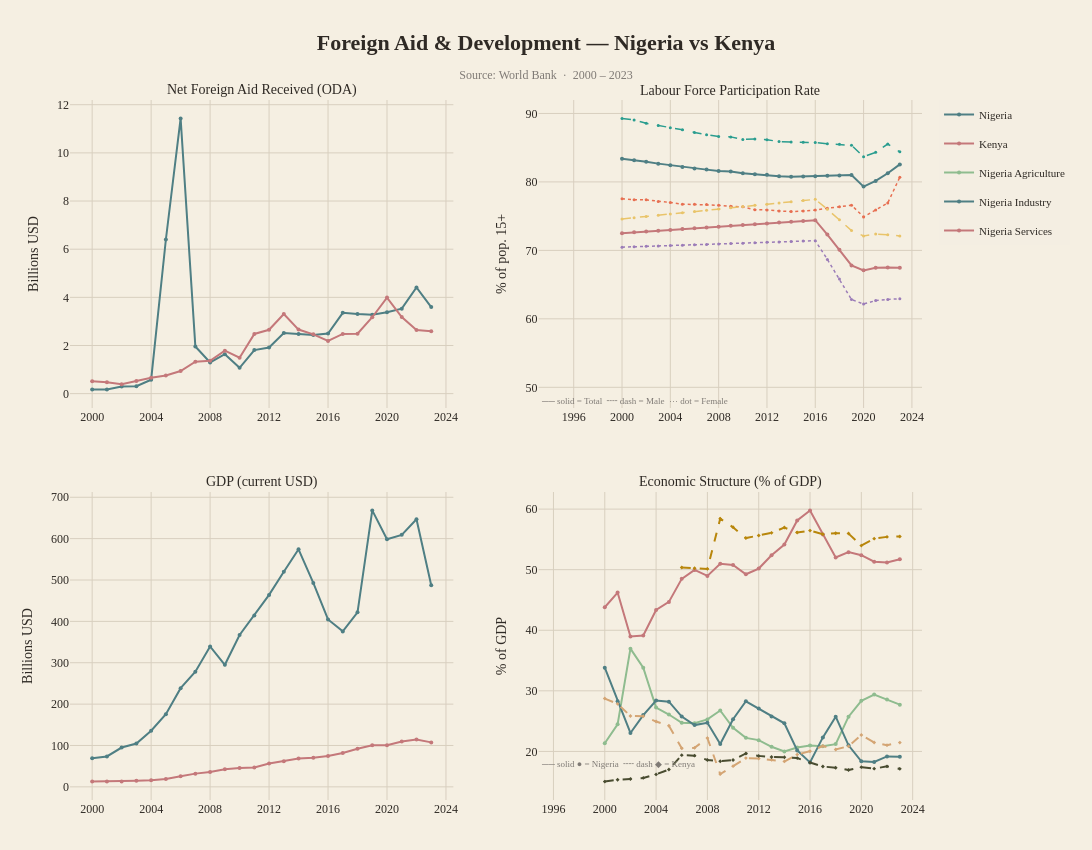

The notebook cell this image was saved under:
### Markdown cell above
# Foreign Aid & Development — Nigeria vs Kenya

Data source: **World Bank** — Indicators API v2 (open access, no key required)  

- **Top-left**: Net ODA Received (foreign aid, billions USD)  
- **Top-right**: Labour Force Participation Rate (% of population 15+)  
- **Bottom-left**: GDP (current USD, billions)  
- **Bottom-right**: Economic Structure (Agriculture / Industry / Services as % of GDP)  

Time range: 2000 – 2023

### Code cell
import requests, time
import pandas as pd
import plotly.graph_objects as go
from plotly.subplots import make_subplots
import os

# ══════════════════════════════════════════════════════════════════════
# Style constants  (warm beige — matching other notebooks)
# ══════════════════════════════════════════════════════════════════════
STYLE = dict(
    background = '#f5efe2',
    text       = '#2f2a25',
    grid       = '#d8cfbf',
    legend_bg  = 'rgba(245,239,226,0.85)',
    font       = 'Georgia',
)

COUNTRIES = {
    'NGA': {'name': 'Nigeria', 'colors': {'main': '#4F7F84', 'male': '#2A9D8F', 'female': '#E76F51',
            'agri': '#8FBC8F', 'industry': '#4F7F84', 'services': '#C4787A'}},
    'KEN': {'name': 'Kenya',   'colors': {'main': '#C4787A', 'male': '#E9C46A', 'female': '#9B7CB8',
            'agri': '#D4A574', 'industry': '#494C30', 'services': '#B8860B'}},
}

DATE_RANGE = '2000:2023'
ISO_CODES  = ';'.join(COUNTRIES.keys())   # NGA;KEN


# ══════════════════════════════════════════════════════════════════════
# Helper: fetch a World Bank indicator (with retries)
# ══════════════════════════════════════════════════════════════════════
def wb_fetch(indicator: str, value_col: str, retries: int = 3) -> pd.DataFrame:
    url = f'https://api.worldbank.org/v2/country/{ISO_CODES}/indicator/{indicator}'
    rows = []
    page = 1
    while True:
        for attempt in range(retries):
            try:
                r = requests.get(url, params={'format': 'json', 'per_page': 500,
                                              'date': DATE_RANGE, 'page': page}, timeout=90)
                r.raise_for_status()
                break
            except (requests.exceptions.Timeout, requests.exceptions.ConnectionError) as e:
                if attempt == retries - 1:
                    raise
                time.sleep(2 ** attempt)
        data = r.json()
        if len(data) < 2 or data[1] is None:
            break
        for rec in data[1]:
            if rec['value'] is not None:
                rows.append({'iso3': rec['countryiso3code'],
                             'country': rec['country']['value'],
                             'year': int(rec['date']),
                             value_col: rec['value']})
        if page >= data[0]['pages']:
            break
        page += 1
    df = pd.DataFrame(rows).sort_values(['iso3', 'year'])
    print(f'  ✓ {indicator:30s}  →  {len(df)} rows')
    return df


# ══════════════════════════════════════════════════════════════════════
# Fetch all indicators
# ══════════════════════════════════════════════════════════════════════
print('Fetching data from World Bank …')

df_oda      = wb_fetch('DT.ODA.ODAT.CD',       'oda')            # Net ODA (US$)
df_lfp      = wb_fetch('SL.TLF.CACT.ZS',       'lfp_total')     # Labour force participation, total
df_lfp_m    = wb_fetch('SL.TLF.CACT.MA.ZS',    'lfp_male')      # Male
df_lfp_f    = wb_fetch('SL.TLF.CACT.FE.ZS',    'lfp_female')    # Female
df_gdp      = wb_fetch('NY.GDP.MKTP.CD',        'gdp')           # GDP (current US$)
df_gdp_pc   = wb_fetch('NY.GDP.PCAP.CD',        'gdp_pc')        # GDP per capita
df_agri     = wb_fetch('NV.AGR.TOTL.ZS',        'agri_pct')      # Agriculture % of GDP
df_ind      = wb_fetch('NV.IND.TOTL.ZS',        'industry_pct')  # Industry % of GDP
df_srv      = wb_fetch('NV.SRV.TOTL.ZS',        'services_pct')  # Services % of GDP

# Convert ODA & GDP to billions
df_oda['oda_b'] = df_oda['oda'] / 1e9
df_gdp['gdp_b'] = df_gdp['gdp'] / 1e9

# Merge labour-force frames
df_lf = (df_lfp.merge(df_lfp_m[['iso3','year','lfp_male']], on=['iso3','year'], how='outer')
               .merge(df_lfp_f[['iso3','year','lfp_female']], on=['iso3','year'], how='outer'))

# Merge sectors
df_sectors = (df_agri.merge(df_ind[['iso3','year','industry_pct']], on=['iso3','year'], how='outer')
                     .merge(df_srv[['iso3','year','services_pct']], on=['iso3','year'], how='outer'))

print('\nAll data fetched ✓')


# ══════════════════════════════════════════════════════════════════════
# Build 2×2 subplot figure
# ══════════════════════════════════════════════════════════════════════
fig = make_subplots(
    rows=2, cols=2,
    subplot_titles=[
        'Net Foreign Aid Received (ODA)',
        'Labour Force Participation Rate',
        'GDP (current USD)',
        'Economic Structure (% of GDP)',
    ],
    vertical_spacing=0.12,
    horizontal_spacing=0.10,
)

# ── 1) Foreign Aid ────────────────────────────────────────────────────
for iso3, meta in COUNTRIES.items():
    sub = df_oda[df_oda.iso3 == iso3]
    fig.add_trace(go.Scatter(
        x=sub['year'], y=sub['oda_b'],
        mode='lines+markers', name=meta['name'],
        line=dict(color=meta['colors']['main'], width=2),
        marker=dict(size=4),
        hovertemplate='<b>%{fullData.name}</b><br>Year: %{x}<br>ODA: $%{y:.2f}B<extra></extra>',
        legendgroup=meta['name'], showlegend=True,
    ), row=1, col=1)

# ── 2) Labour Force Participation ─────────────────────────────────────
for iso3, meta in COUNTRIES.items():
    sub = df_lf[df_lf.iso3 == iso3]
    # Total
    fig.add_trace(go.Scatter(
        x=sub['year'], y=sub['lfp_total'],
        mode='lines+markers', name=f"{meta['name']} Total",
        line=dict(color=meta['colors']['main'], width=2),
        marker=dict(size=4),
        hovertemplate='<b>%{fullData.name}</b><br>%{x}: %{y:.1f}%<extra></extra>',
        legendgroup=meta['name'], showlegend=False,
    ), row=1, col=2)
    # Male
    fig.add_trace(go.Scatter(
        x=sub['year'], y=sub['lfp_male'],
        mode='lines+markers', name=f"{meta['name']} Male",
        line=dict(color=meta['colors']['male'], width=1.5, dash='dash'),
        marker=dict(size=3),
        hovertemplate='<b>%{fullData.name}</b><br>%{x}: %{y:.1f}%<extra></extra>',
        legendgroup=meta['name'], showlegend=False,
    ), row=1, col=2)
    # Female
    fig.add_trace(go.Scatter(
        x=sub['year'], y=sub['lfp_female'],
        mode='lines+markers', name=f"{meta['name']} Female",
        line=dict(color=meta['colors']['female'], width=1.5, dash='dot'),
        marker=dict(size=3),
        hovertemplate='<b>%{fullData.name}</b><br>%{x}: %{y:.1f}%<extra></extra>',
        legendgroup=meta['name'], showlegend=False,
    ), row=1, col=2)

# ── 3) GDP ────────────────────────────────────────────────────────────
for iso3, meta in COUNTRIES.items():
    sub = df_gdp[df_gdp.iso3 == iso3]
    fig.add_trace(go.Scatter(
        x=sub['year'], y=sub['gdp_b'],
        mode='lines+markers', name=meta['name'],
        line=dict(color=meta['colors']['main'], width=2),
        marker=dict(size=4),
        hovertemplate='<b>%{fullData.name}</b><br>Year: %{x}<br>GDP: $%{y:.1f}B<extra></extra>',
        legendgroup=meta['name'], showlegend=False,
    ), row=2, col=1)

# ── 4) Economic Structure ─────────────────────────────────────────────
sector_labels = [('agri_pct', 'Agriculture', 'agri'),
                 ('industry_pct', 'Industry', 'industry'),
                 ('services_pct', 'Services', 'services')]

for iso3, meta in COUNTRIES.items():
    sub = df_sectors[df_sectors.iso3 == iso3]
    for col, label, ckey in sector_labels:
        fig.add_trace(go.Scatter(
            x=sub['year'], y=sub[col],
            mode='lines+markers',
            name=f"{meta['name']} {label}",
            line=dict(color=meta['colors'][ckey], width=2,
                      dash='solid' if iso3 == 'NGA' else 'dash'),
            marker=dict(size=4 if iso3 == 'NGA' else 3,
                        symbol='circle' if iso3 == 'NGA' else 'diamond'),
            hovertemplate='<b>%{fullData.name}</b><br>%{x}: %{y:.1f}%<extra></extra>',
            legendgroup=f'{label}',
            showlegend=(iso3 == 'NGA'),  # show legend once per sector
        ), row=2, col=2)


# ══════════════════════════════════════════════════════════════════════
# Layout
# ══════════════════════════════════════════════════════════════════════
fig.update_layout(
    height=850, width=1100,
    paper_bgcolor=STYLE['background'],
    plot_bgcolor=STYLE['background'],
    font=dict(color=STYLE['text'], family=STYLE['font']),
    title=dict(
        text='<b>Foreign Aid & Development — Nigeria vs Kenya</b>'
             '<br><span style="font-size:12px; color:#7f7a75">'
             'Source: World Bank  ·  2000 – 2023</span>',
        font=dict(size=22, family=STYLE['font']),
        x=0.5, xanchor='center',
    ),
    legend=dict(
        bgcolor=STYLE['legend_bg'],
        font=dict(size=11),
        x=1.02, y=1.0, xanchor='left', yanchor='top',
    ),
    hovermode='x unified',
    margin=dict(l=70, r=170, t=100, b=50),
)

# Axis styling
axis_style = dict(
    gridcolor=STYLE['grid'],
    zeroline=False,
)
fig.update_xaxes(**axis_style, dtick=4)
fig.update_yaxes(**axis_style)

# Y-axis labels
fig.update_yaxes(title_text='Billions USD',  row=1, col=1)
fig.update_yaxes(title_text='% of pop. 15+',  row=1, col=2)
fig.update_yaxes(title_text='Billions USD',  row=2, col=1)
fig.update_yaxes(title_text='% of GDP',       row=2, col=2)

# Subplot title styling
for ann in fig.layout.annotations:
    ann.font = dict(color=STYLE['text'], size=14, family=STYLE['font'])

# ── Add text annotations for labour-force subplot legend ──────────
fig.add_annotation(
    text='── solid = Total  ╌╌ dash = Male  ··· dot = Female',
    xref='x2', yref='y2',
    x=2001, y=48, showarrow=False,
    font=dict(size=9, color='#7f7a75', family=STYLE['font']),
)

# ── Add text annotation for sector subplot legend ─────────────────
fig.add_annotation(
    text='── solid ● = Nigeria  ╌╌ dash ◆ = Kenya',
    xref='x4', yref='y4',
    x=2001, y=18, showarrow=False,
    font=dict(size=9, color='#7f7a75', family=STYLE['font']),
)

# ── Export ─────────────────────────────────────────────────────────
os.makedirs('output', exist_ok=True)
fig.write_html('output/foreign_aid.html')
fig.write_image('output/foreign_aid.png', scale=2)
print('Saved → output/foreign_aid.html  &  output/foreign_aid.png')

fig.show()

### Figure 1 — Plotly figure (JSON) as saved in the notebook; plotly's stock layout.template omitted (floating-point values rounded to 4 significant figures)
{"data": [{"hovertemplate": "<b>%{fullData.name}</b><br>Year: %{x}<br>ODA: $%{y:.2f}B<extra></extra>", "legendgroup": "Nigeria", "line": {"color": "#4F7F84", "width": 2}, "marker": {"size": 4}, "mode": "lines+markers", "name": "Nigeria", "showlegend": true, "type": "scatter", "x": [2000, 2001, 2002, 2003, 2004, 2005, 2006, 2007, 2008, 2009, 2010, 2011, 2012, 2013, 2014, 2015, 2016, 2017, 2018, 2019, 2020, 2021, 2022, 2023], "xaxis": "x", "y": [0.1738, 0.1678, 0.2995, 0.3099, 0.5788, 6.402, 11.43, 1.959, 1.294, 1.639, 1.071, 1.81, 1.916, 2.516, 2.479, 2.432, 2.498, 3.356, 3.303, 3.277, 3.377, 3.53, 4.409, 3.596], "yaxis": "y"}, {"hovertemplate": "<b>%{fullData.name}</b><br>Year: %{x}<br>ODA: $%{y:.2f}B<extra></extra>", "legendgroup": "Kenya", "line": {"color": "#C4787A", "width": 2}, "marker": {"size": 4}, "mode": "lines+markers", "name": "Kenya", "showlegend": true, "type": "scatter", "x": [2000, 2001, 2002, 2003, 2004, 2005, 2006, 2007, 2008, 2009, 2010, 2011, 2012, 2013, 2014, 2015, 2016, 2017, 2018, 2019, 2020, 2021, 2022, 2023], "xaxis": "x", "y": [0.5139, 0.4724, 0.3882, 0.5229, 0.6559, 0.7566, 0.9417, 1.329, 1.363, 1.782, 1.49, 2.479, 2.654, 3.307, 2.661, 2.464, 2.188, 2.48, 2.491, 3.173, 3.991, 3.179, 2.639, 2.596], "yaxis": "y"}, {"hovertemplate": "<b>%{fullData.name}</b><br>%{x}: %{y:.1f}%<extra></extra>", "legendgroup": "Nigeria", "line": {"color": "#4F7F84", "width": 2}, "marker": {"size": 4}, "mode": "lines+markers", "name": "Nigeria Total", "showlegend": false, "type": "scatter", "x": [2000, 2001, 2002, 2003, 2004, 2005, 2006, 2007, 2008, 2009, 2010, 2011, 2012, 2013, 2014, 2015, 2016, 2017, 2018, 2019, 2020, 2021, 2022, 2023], "xaxis": "x2", "y": [83.37, 83.18, 82.94, 82.67, 82.44, 82.17, 81.96, 81.8, 81.61, 81.52, 81.28, 81.12, 81.06, 80.84, 80.77, 80.79, 80.84, 80.89, 80.95, 81.0, 79.31, 80.14, 81.27, 82.56], "yaxis": "y2"}, {"hovertemplate": "<b>%{fullData.name}</b><br>%{x}: %{y:.1f}%<extra></extra>", "legendgroup": "Nigeria", "line": {"color": "#2A9D8F", "dash": "dash", "width": 1.5}, "marker": {"size": 3}, "mode": "lines+markers", "name": "Nigeria Male", "showlegend": false, "type": "scatter", "x": [2000, 2001, 2002, 2003, 2004, 2005, 2006, 2007, 2008, 2009, 2010, 2011, 2012, 2013, 2014, 2015, 2016, 2017, 2018, 2019, 2020, 2021, 2022, 2023], "xaxis": "x2", "y": [89.28, 89.04, 88.56, 88.26, 87.92, 87.62, 87.22, 86.9, 86.63, 86.58, 86.19, 86.28, 86.17, 85.89, 85.83, 85.78, 85.75, 85.57, 85.5, 85.34, 83.67, 84.33, 85.54, 84.39], "yaxis": "y2"}, {"hovertemplate": "<b>%{fullData.name}</b><br>%{x}: %{y:.1f}%<extra></extra>", "legendgroup": "Nigeria", "line": {"color": "#E76F51", "dash": "dot", "width": 1.5}, "marker": {"size": 3}, "mode": "lines+markers", "name": "Nigeria Female", "showlegend": false, "type": "scatter", "x": [2000, 2001, 2002, 2003, 2004, 2005, 2006, 2007, 2008, 2009, 2010, 2011, 2012, 2013, 2014, 2015, 2016, 2017, 2018, 2019, 2020, 2021, 2022, 2023], "xaxis": "x2", "y": [77.55, 77.4, 77.38, 77.13, 76.99, 76.75, 76.73, 76.71, 76.59, 76.45, 76.36, 75.94, 75.92, 75.77, 75.66, 75.76, 75.89, 76.16, 76.36, 76.6, 74.89, 75.89, 76.93, 80.69], "yaxis": "y2"}, {"hovertemplate": "<b>%{fullData.name}</b><br>%{x}: %{y:.1f}%<extra></extra>", "legendgroup": "Kenya", "line": {"color": "#C4787A", "width": 2}, "marker": {"size": 4}, "mode": "lines+markers", "name": "Kenya Total", "showlegend": false, "type": "scatter", "x": [2000, 2001, 2002, 2003, 2004, 2005, 2006, 2007, 2008, 2009, 2010, 2011, 2012, 2013, 2014, 2015, 2016, 2017, 2018, 2019, 2020, 2021, 2022, 2023], "xaxis": "x2", "y": [72.51, 72.63, 72.75, 72.87, 72.99, 73.11, 73.23, 73.35, 73.47, 73.59, 73.7, 73.82, 73.94, 74.06, 74.17, 74.29, 74.41, 72.31, 70.1, 67.8, 67.08, 67.46, 67.5, 67.46], "yaxis": "y2"}, {"hovertemplate": "<b>%{fullData.name}</b><br>%{x}: %{y:.1f}%<extra></extra>", "legendgroup": "Kenya", "line": {"color": "#E9C46A", "dash": "dash", "width": 1.5}, "marker": {"size": 3}, "mode": "lines+markers", "name": "Kenya Male", "showlegend": false, "type": "scatter", "x": [2000, 2001, 2002, 2003, 2004, 2005, 2006, 2007, 2008, 2009, 2010, 2011, 2012, 2013, 2014, 2015, 2016, 2017, 2018, 2019, 2020, 2021, 2022, 2023], "xaxis": "x2", "y": [74.6, 74.78, 74.97, 75.15, 75.33, 75.51, 75.69, 75.87, 76.05, 76.22, 76.4, 76.58, 76.75, 76.93, 77.11, 77.28, 77.45, 76.0, 74.49, 72.9, 72.11, 72.38, 72.3, 72.1], "yaxis": "y2"}, {"hovertemplate": "<b>%{fullData.name}</b><br>%{x}: %{y:.1f}%<extra></extra>", "legendgroup": "Kenya", "line": {"color": "#9B7CB8", "dash": "dot", "width": 1.5}, "marker": {"size": 3}, "mode": "lines+markers", "name": "Kenya Female", "showlegend": false, "type": "scatter", "x": [2000, 2001, 2002, 2003, 2004, 2005, 2006, 2007, 2008, 2009, 2010, 2011, 2012, 2013, 2014, 2015, 2016, 2017, 2018, 2019, 2020, 2021, 2022, 2023], "xaxis": "x2", "y": [70.47, 70.53, 70.59, 70.65, 70.7, 70.76, 70.82, 70.88, 70.94, 71.0, 71.06, 71.11, 71.17, 71.23, 71.3, 71.36, 71.42, 68.69, 65.81, 62.82, 62.17, 62.67, 62.83, 62.95], "yaxis": "y2"}, {"hovertemplate": "<b>%{fullData.name}</b><br>Year: %{x}<br>GDP: $%{y:.1f}B<extra></extra>", "legendgroup": "Nigeria", "line": {"color": "#4F7F84", "width": 2}, "marker": {"size": 4}, "mode": "lines+markers", "name": "Nigeria", "showlegend": false, "type": "scatter", "x": [2000, 2001, 2002, 2003, 2004, 2005, 2006, 2007, 2008, 2009, 2010, 2011, 2012, 2013, 2014, 2015, 2016, 2017, 2018, 2019, 2020, 2021, 2022, 2023], "xaxis": "x3", "y": [69.17, 73.56, 95.05, 104.7, 135.8, 175.7, 238.5, 278.3, 339.5, 295.0, 367.0, 414.5, 464.0, 520.1, 574.2, 493.0, 404.6, 375.7, 421.7, 668.2, 598.6, 609.1, 647.0, 487.4], "yaxis": "y3"}, {"hovertemplate": "<b>%{fullData.name}</b><br>Year: %{x}<br>GDP: $%{y:.1f}B<extra></extra>", "legendgroup": "Kenya", "line": {"color": "#C4787A", "width": 2}, "marker": {"size": 4}, "mode": "lines+markers", "name": "Kenya", "showlegend": false, "type": "scatter", "x": [2000, 2001, 2002, 2003, 2004, 2005, 2006, 2007, 2008, 2009, 2010, 2011, 2012, 2013, 2014, 2015, 2016, 2017, 2018, 2019, 2020, 2021, 2022, 2023], "xaxis": "x3", "y": [12.71, 12.99, 13.15, 14.9, 16.1, 18.74, 25.83, 31.96, 35.9, 42.35, 45.41, 46.87, 56.4, 61.67, 68.29, 70.12, 74.82, 82.04, 92.2, 100.4, 100.7, 109.7, 114.4, 107.5], "yaxis": "y3"}, {"hovertemplate": "<b>%{fullData.name}</b><br>%{x}: %{y:.1f}%<extra></extra>", "legendgroup": "Agriculture", "line": {"color": "#8FBC8F", "dash": "solid", "width": 2}, "marker": {"size": 4, "symbol": "circle"}, "mode": "lines+markers", "name": "Nigeria Agriculture", "showlegend": true, "type": "scatter", "x": [2000, 2001, 2002, 2003, 2004, 2005, 2006, 2007, 2008, 2009, 2010, 2011, 2012, 2013, 2014, 2015, 2016, 2017, 2018, 2019, 2020, 2021, 2022, 2023], "xaxis": "x4", "y": [21.36, 24.48, 36.97, 33.83, 27.23, 26.09, 24.73, 24.66, 25.28, 26.75, 23.89, 22.23, 21.86, 20.76, 19.99, 20.63, 20.98, 20.85, 21.2, 25.73, 28.35, 29.39, 28.55, 27.72], "yaxis": "y4"}, {"hovertemplate": "<b>%{fullData.name}</b><br>%{x}: %{y:.1f}%<extra></extra>", "legendgroup": "Industry", "line": {"color": "#4F7F84", "dash": "solid", "width": 2}, "marker": {"size": 4, "symbol": "circle"}, "mode": "lines+markers", "name": "Nigeria Industry", "showlegend": true, "type": "scatter", "x": [2000, 2001, 2002, 2003, 2004, 2005, 2006, 2007, 2008, 2009, 2010, 2011, 2012, 2013, 2014, 2015, 2016, 2017, 2018, 2019, 2020, 2021, 2022, 2023], "xaxis": "x4", "y": [33.82, 28.28, 23.04, 26.0, 28.39, 28.2, 25.75, 24.34, 24.71, 21.24, 25.32, 28.28, 27.07, 25.74, 24.64, 20.16, 18.17, 22.32, 25.73, 21.0, 18.36, 18.25, 19.17, 19.13], "yaxis": "y4"}, {"hovertemplate": "<b>%{fullData.name}</b><br>%{x}: %{y:.1f}%<extra></extra>", "legendgroup": "Services", "line": {"color": "#C4787A", "dash": "solid", "width": 2}, "marker": {"size": 4, "symbol": "circle"}, "mode": "lines+markers", "name": "Nigeria Services", "showlegend": true, "type": "scatter", "x": [2000, 2001, 2002, 2003, 2004, 2005, 2006, 2007, 2008, 2009, 2010, 2011, 2012, 2013, 2014, 2015, 2016, 2017, 2018, 2019, 2020, 2021, 2022, 2023], "xaxis": "x4", "y": [43.8, 46.22, 38.97, 39.15, 43.36, 44.68, 48.49, 49.96, 48.98, 50.98, 50.79, 49.24, 50.19, 52.37, 54.15, 58.12, 59.79, 55.8, 52.02, 52.9, 52.39, 51.31, 51.17, 51.71], "yaxis": "y4"}, {"hovertemplate": "<b>%{fullData.name}</b><br>%{x}: %{y:.1f}%<extra></extra>", "legendgroup": "Agriculture", "line": {"color": "#D4A574", "dash": "dash", "width": 2}, "marker": {"size": 3, "symbol": "diamond"}, "mode": "lines+markers", "name": "Kenya Agriculture", "showlegend": false, "type": "scatter", "x": [2000, 2001, 2002, 2003, 2004, 2005, 2006, 2007, 2008, 2009, 2010, 2011, 2012, 2013, 2014, 2015, 2016, 2017, 2018, 2019, 2020, 2021, 2022, 2023], "xaxis": "x4", "y": [28.72, 27.85, 25.85, 25.8, 24.93, 24.24, 20.52, 20.59, 22.2, 16.25, 17.57, 18.89, 18.83, 18.62, 18.35, 19.47, 20.03, 20.89, 20.31, 20.86, 22.7, 21.48, 21.04, 21.45], "yaxis": "y4"}, {"hovertemplate": "<b>%{fullData.name}</b><br>%{x}: %{y:.1f}%<extra></extra>", "legendgroup": "Industry", "line": {"color": "#494C30", "dash": "dash", "width": 2}, "marker": {"size": 3, "symbol": "diamond"}, "mode": "lines+markers", "name": "Kenya Industry", "showlegend": false, "type": "scatter", "x": [2000, 2001, 2002, 2003, 2004, 2005, 2006, 2007, 2008, 2009, 2010, 2011, 2012, 2013, 2014, 2015, 2016, 2017, 2018, 2019, 2020, 2021, 2022, 2023], "xaxis": "x4", "y": [15.02, 15.31, 15.45, 15.62, 16.21, 17.01, 19.38, 19.3, 18.58, 18.39, 18.57, 19.66, 19.26, 19.08, 19.04, 18.89, 18.16, 17.5, 17.31, 16.93, 17.4, 17.15, 17.53, 17.12], "yaxis": "y4"}, {"hovertemplate": "<b>%{fullData.name}</b><br>%{x}: %{y:.1f}%<extra></extra>", "legendgroup": "Services", "line": {"color": "#B8860B", "dash": "dash", "width": 2}, "marker": {"size": 3, "symbol": "diamond"}, "mode": "lines+markers", "name": "Kenya Services", "showlegend": false, "type": "scatter", "x": [2000, 2001, 2002, 2003, 2004, 2005, 2006, 2007, 2008, 2009, 2010, 2011, 2012, 2013, 2014, 2015, 2016, 2017, 2018, 2019, 2020, 2021, 2022, 2023], "xaxis": "x4", "y": [NaN, NaN, NaN, NaN, NaN, NaN, 50.36, 50.23, 50.12, 58.41, 57.0, 55.21, 55.65, 56.08, 56.95, 56.13, 56.45, 55.85, 56.02, 55.96, 53.98, 55.12, 55.41, 55.47], "yaxis": "y4"}], "layout": {"annotations": [{"font": {"color": "#2f2a25", "family": "Georgia", "size": 14}, "showarrow": false, "text": "Net Foreign Aid Received (ODA)", "x": 0.225, "xanchor": "center", "xref": "paper", "y": 1, "yanchor": "bottom", "yref": "paper"}, {"font": {"color": "#2f2a25", "family": "Georgia", "size": 14}, "showarrow": false, "text": "Labour Force Participation Rate", "x": 0.775, "xanchor": "center", "xref": "paper", "y": 1, "yanchor": "bottom", "yref": "paper"}, {"font": {"color": "#2f2a25", "family": "Georgia", "size": 14}, "showarrow": false, "text": "GDP (current USD)", "x": 0.225, "xanchor": "center", "xref": "paper", "y": 0.44, "yanchor": "bottom", "yref": "paper"}, {"font": {"color": "#2f2a25", "family": "Georgia", "size": 14}, "showarrow": false, "text": "Economic Structure (% of GDP)", "x": 0.775, "xanchor": "center", "xref": "paper", "y": 0.44, "yanchor": "bottom", "yref": "paper"}, {"font": {"color": "#7f7a75", "family": "Georgia", "size": 9}, "showarrow": false, "text": "── solid = Total  ╌╌ dash = Male  ··· dot = Female", "x": 2001, "xref": "x2", "y": 48, "yref": "y2"}, {"font": {"color": "#7f7a75", "family": "Georgia", "size": 9}, "showarrow": false, "text": "── solid ● = Nigeria  ╌╌ dash ◆ = Kenya", "x": 2001, "xref": "x4", "y": 18, "yref": "y4"}], "font": {"color": "#2f2a25", "family": "Georgia"}, "height": 850, "hovermode": "x unified", "legend": {"bgcolor": "rgba(245,239,226,0.85)", "font": {"size": 11}, "x": 1.02, "xanchor": "left", "y": 1, "yanchor": "top"}, "margin": {"b": 50, "l": 70, "r": 170, "t": 100}, "paper_bgcolor": "#f5efe2", "plot_bgcolor": "#f5efe2", "title": {"font": {"family": "Georgia", "size": 22}, "text": "<b>Foreign Aid & Development — Nigeria vs Kenya</b><br><span style=\"font-size:12px; color:#7f7a75\">Source: World Bank  ·  2000 – 2023</span>", "x": 0.5, "xanchor": "center"}, "width": 1100, "xaxis": {"anchor": "y", "domain": [0, 0.45], "dtick": 4, "gridcolor": "#d8cfbf", "zeroline": false}, "xaxis2": {"anchor": "y2", "domain": [0.55, 1], "dtick": 4, "gridcolor": "#d8cfbf", "zeroline": false}, "xaxis3": {"anchor": "y3", "domain": [0, 0.45], "dtick": 4, "gridcolor": "#d8cfbf", "zeroline": false}, "xaxis4": {"anchor": "y4", "domain": [0.55, 1], "dtick": 4, "gridcolor": "#d8cfbf", "zeroline": false}, "yaxis": {"anchor": "x", "domain": [0.56, 1], "gridcolor": "#d8cfbf", "title": {"text": "Billions USD"}, "zeroline": false}, "yaxis2": {"anchor": "x2", "domain": [0.56, 1], "gridcolor": "#d8cfbf", "title": {"text": "% of pop. 15+"}, "zeroline": false}, "yaxis3": {"anchor": "x3", "domain": [0, 0.44], "gridcolor": "#d8cfbf", "title": {"text": "Billions USD"}, "zeroline": false}, "yaxis4": {"anchor": "x4", "domain": [0, 0.44], "gridcolor": "#d8cfbf", "title": {"text": "% of GDP"}, "zeroline": false}}}
